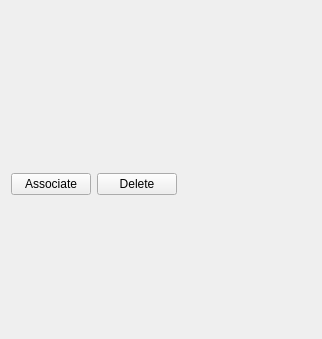
<?xml version="1.0" encoding="UTF-8"?>
<ui version="4.0">
 <class>Form</class>
 <widget class="QWidget" name="Form">
  <property name="geometry">
   <rect>
    <x>0</x>
    <y>0</y>
    <width>322</width>
    <height>339</height>
   </rect>
  </property>
  <property name="windowTitle">
   <string>Form</string>
  </property>
  <layout class="QVBoxLayout" name="verticalLayout">
   <item>
    <widget class="QLabel" name="label_2">
     <property name="maximumSize">
      <size>
       <width>304</width>
       <height>260</height>
      </size>
     </property>
     <property name="text">
      <string/>
     </property>
     <property name="pixmap">
      <pixmap>googledrive.svg</pixmap>
     </property>
     <property name="alignment">
      <set>Qt::AlignCenter</set>
     </property>
    </widget>
   </item>
   <item>
    <layout class="QFormLayout" name="formLayout">
     <property name="fieldGrowthPolicy">
      <enum>QFormLayout::FieldsStayAtSizeHint</enum>
     </property>
     <property name="labelAlignment">
      <set>Qt::AlignJustify|Qt::AlignVCenter</set>
     </property>
     <property name="formAlignment">
      <set>Qt::AlignJustify|Qt::AlignTop</set>
     </property>
     <item row="0" column="0">
      <widget class="QPushButton" name="associateButton">
       <property name="text">
        <string>Associate</string>
       </property>
      </widget>
     </item>
     <item row="0" column="1">
      <widget class="QPushButton" name="deleteButton">
       <property name="enabled">
        <bool>true</bool>
       </property>
       <property name="text">
        <string>Delete</string>
       </property>
      </widget>
     </item>
    </layout>
   </item>
  </layout>
 </widget>
 <resources/>
 <connections/>
</ui>
